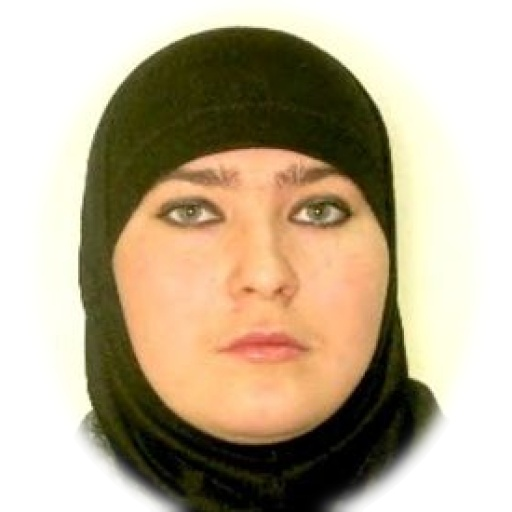
#> input picture photos/Low quality/ABILOVA_ELENA_2019-38789_61372455_c4c90d62f6.jpg, 512 x 512 px; its folder holds only this picture in this run
$ python recover_rejected_passport.py
#> lines starting #> are read from the running program, lines starting #| are printed output that depends on the picture
#!/usr/bin/env python3
"""
Recover rejected low-quality face images as passport-style white-background JPGs.

This is intentionally more permissive than the main standardization pipeline:
when a face detector fails, it still tries to center the visible subject and
produce a usable white-background output instead of rejecting the image again.
"""

from __future__ import annotations

import argparse
import csv
import hashlib
import math
import re
import time
import traceback
from dataclasses import dataclass
from pathlib import Path

import cv2
import numpy as np
from PIL import Image, ImageOps
from tqdm import tqdm


IMAGE_SUFFIXES = {".jpg", ".jpeg", ".png", ".webp", ".bmp"}


@dataclass(frozen=True)
class FaceDetection:
    box: tuple[int, int, int, int]
    confidence: float
    landmarks: dict[str, tuple[float, float]]
    backend: str

    @property
    def area(self) -> int:
        return max(0, self.box[2]) * max(0, self.box[3])


class TolerantFaceDetector:
    def __init__(self) -> None:
        self.face_cascades = [
            cv2.CascadeClassifier(cv2.data.haarcascades + "haarcascade_frontalface_default.xml"),
            cv2.CascadeClassifier(cv2.data.haarcascades + "haarcascade_frontalface_alt2.xml"),
            cv2.CascadeClassifier(cv2.data.haarcascades + "haarcascade_profileface.xml"),
        ]
        self.eye_cascade = cv2.CascadeClassifier(cv2.data.haarcascades + "haarcascade_eye_tree_eyeglasses.xml")

    def detect(self, image_rgb: np.ndarray) -> list[FaceDetection]:
        h, w = image_rgb.shape[:2]
        gray = cv2.cvtColor(image_rgb, cv2.COLOR_RGB2GRAY)
        scale = max(1.0, 420.0 / max(1, min(h, w)))
        if scale > 1.0:
            gray_work = cv2.resize(gray, None, fx=scale, fy=scale, interpolation=cv2.INTER_CUBIC)
        else:
            gray_work = gray

        detections: list[FaceDetection] = []
        for cascade in self.face_cascades:
            if cascade.empty():
                continue
            for neighbors in (3, 4, 5):
                faces = cascade.detectMultiScale(
                    gray_work,
                    scaleFactor=1.05,
                    minNeighbors=neighbors,
                    minSize=(24, 24),
                )
                for x, y, fw, fh in faces:
                    box = (
                        int(round(x / scale)),
                        int(round(y / scale)),
                        int(round(fw / scale)),
                        int(round(fh / scale)),
                    )
                    box = clamp_box(box, w, h)
                    landmarks = self._detect_eyes(gray, box)
                    confidence = 0.78 if landmarks else max(0.48, 0.68 - neighbors * 0.03)
                    detections.append(FaceDetection(box, confidence, landmarks, "opencv_haar_tolerant"))
        return non_max_suppression(detections)

    def _detect_eyes(self, gray: np.ndarray, box: tuple[int, int, int, int]) -> dict[str, tuple[float, float]]:
        x, y, w, h = box
        upper = gray[y : y + int(h * 0.64), x : x + w]
        if upper.size == 0 or self.eye_cascade.empty():
            return {}
        eyes = self.eye_cascade.detectMultiScale(upper, scaleFactor=1.06, minNeighbors=3, minSize=(8, 8))
        if len(eyes) < 2:
            return {}
        centers = sorted(
            [(x + ex + ew / 2.0, y + ey + eh / 2.0, ew * eh) for ex, ey, ew, eh in eyes],
            key=lambda item: item[2],
            reverse=True,
        )
        best_pair = None
        best_score = -1.0
        for i in range(min(5, len(centers))):
            for j in range(i + 1, min(6, len(centers))):
                p1, p2 = centers[i], centers[j]
                dx = abs(p1[0] - p2[0])
                dy = abs(p1[1] - p2[1])
                if dx < w * 0.16 or dx > w * 0.82 or dy > h * 0.28:
                    continue
                score = dx - dy * 1.4 + min(p1[2], p2[2]) * 0.001
                if score > best_score:
                    best_score = score
                    best_pair = (p1, p2)
        if best_pair is None:
            return {}
        left, right = sorted(best_pair, key=lambda p: p[0])
        return {"left_eye": (left[0], left[1]), "right_eye": (right[0], right[1])}


def parse_args() -> argparse.Namespace:
    parser = argparse.ArgumentParser(description="Recover rejected low-quality images as passport-style JPGs.")
    parser.add_argument(
        "--input_dir",
        default="data_processed/rejected/Low quality",
        help="Directory containing rejected images.",
    )
    parser.add_argument(
        "--output_dir",
        default="data_processed/passport_recovered/white_bg/Low quality",
        help="Directory for recovered white-background JPGs.",
    )
    parser.add_argument(
        "--report_path",
        default="data_processed/passport_recovered/recovery_report.csv",
        help="CSV report path.",
    )
    parser.add_argument("--size", type=int, default=512, help="Output size in pixels.")
    parser.add_argument("--jpeg_quality", type=int, default=95, help="Output JPEG quality.")
    parser.add_argument(
        "--target_face_ratio",
        type=float,
        default=0.68,
        help="Approximate target face height ratio in the final square image.",
    )
    return parser.parse_args()


def repo_root() -> Path:
    return Path(__file__).resolve().parents[1]


def resolve_path(value: str | Path) -> Path:
    path = Path(value)
    return path if path.is_absolute() else repo_root() / path


def list_images(input_dir: Path) -> list[Path]:
    return sorted(
        (p for p in input_dir.rglob("*") if p.is_file() and p.suffix.lower() in IMAGE_SUFFIXES),
        key=lambda p: str(p).casefold(),
    )


def load_rgb(path: Path) -> np.ndarray:
    with Image.open(path) as img:
        img = ImageOps.exif_transpose(img)
        img = img.convert("RGB")
        return np.asarray(img)


def normalize_passport_crop(
    image_rgb: np.ndarray,
    detector: TolerantFaceDetector,
    target_face_ratio: float,
) -> tuple[np.ndarray, dict[str, object]]:
    faces = sorted(detector.detect(image_rgb), key=lambda f: (f.area, f.confidence), reverse=True)
    h, w = image_rgb.shape[:2]
    method = "face"
    face_confidence = ""
    num_faces = len(faces)

    if faces:
        face = faces[0]
        image_rgb, face = align_by_eyes(image_rgb, face)
        x, y, fw, fh = face.box
        cx = x + fw / 2.0
        if face.landmarks:
            eye_y = float(np.mean([p[1] for p in face.landmarks.values()]))
            desired_eye_y = 0.40
            side = max(fw * 1.62, fh / target_face_ratio)
            cy = eye_y + (0.5 - desired_eye_y) * side
        else:
            side = max(fw * 1.68, fh / target_face_ratio)
            cy = y + fh * 0.52
        face_confidence = f"{face.confidence:.4f}"
        guide_box = face.box
    else:
        method = "subject_fallback"
        guide_box = subject_bbox(image_rgb)
        x, y, fw, fh = guide_box
        cx = x + fw / 2.0
        cy = y + fh * 0.48
        side = max(fw * 1.18, fh * 1.08, min(w, h) * 0.85)

    crop = square_crop_with_padding(image_rgb, cx, cy, int(round(side)))
    info = {
        "method": method,
        "num_faces_detected": num_faces,
        "face_confidence": face_confidence,
        "guide_box": ",".join(str(v) for v in guide_box),
    }
    return crop, info


def align_by_eyes(image_rgb: np.ndarray, face: FaceDetection) -> tuple[np.ndarray, FaceDetection]:
    left = face.landmarks.get("left_eye")
    right = face.landmarks.get("right_eye")
    if not left or not right:
        return image_rgb, face
    left, right = sorted((left, right), key=lambda p: p[0])
    angle = math.degrees(math.atan2(right[1] - left[1], right[0] - left[0]))
    if abs(angle) < 0.5:
        return image_rgb, face

    h, w = image_rgb.shape[:2]
    x, y, fw, fh = face.box
    center = (x + fw / 2.0, y + fh / 2.0)
    mat = cv2.getRotationMatrix2D(center, angle, 1.0)
    aligned = cv2.warpAffine(image_rgb, mat, (w, h), flags=cv2.INTER_LINEAR, borderMode=cv2.BORDER_REPLICATE)
    corners = np.asarray([transform_point(mat, p) for p in [(x, y), (x + fw, y), (x + fw, y + fh), (x, y + fh)]])
    x1, y1 = np.floor(corners.min(axis=0)).astype(int)
    x2, y2 = np.ceil(corners.max(axis=0)).astype(int)
    new_box = clamp_box((x1, y1, x2 - x1, y2 - y1), w, h)
    new_landmarks = {name: transform_point(mat, point) for name, point in face.landmarks.items()}
    return aligned, FaceDetection(new_box, face.confidence, new_landmarks, face.backend)


def remove_background_to_white(crop_rgb: np.ndarray, guide_box: tuple[int, int, int, int] | None = None) -> np.ndarray:
    original_rgb = crop_rgb
    original_h, original_w = original_rgb.shape[:2]
    original_guide_box = guide_box
    max_seg_side = 256
    scale = min(1.0, max_seg_side / float(max(original_h, original_w)))
    if scale < 1.0:
        crop_rgb = cv2.resize(
            original_rgb,
            (max(1, int(round(original_w * scale))), max(1, int(round(original_h * scale)))),
            interpolation=cv2.INTER_AREA,
        )
        if guide_box is not None:
            gx, gy, gw, gh = guide_box
            guide_box = (
                int(round(gx * scale)),
                int(round(gy * scale)),
                int(round(gw * scale)),
                int(round(gh * scale)),
            )

    h, w = crop_rgb.shape[:2]
    mask = np.full((h, w), cv2.GC_PR_BGD, dtype=np.uint8)
    border = max(2, int(min(w, h) * 0.035))
    mask[:border, :] = cv2.GC_BGD
    mask[-border:, :] = cv2.GC_BGD
    mask[:, :border] = cv2.GC_BGD
    mask[:, -border:] = cv2.GC_BGD

    if guide_box is None:
        rect = (border, border, max(1, w - 2 * border), max(1, h - 2 * border))
        cv2.ellipse(
            mask,
            (w // 2, int(h * 0.52)),
            (max(3, int(w * 0.32)), max(3, int(h * 0.42))),
            0,
            0,
            360,
            cv2.GC_FGD,
            -1,
        )
    else:
        x, y, bw, bh = guide_box
        pad_x = int(bw * 0.52)
        pad_top = int(bh * 0.55)
        pad_bottom = int(bh * 1.25)
        x1 = max(border, x - pad_x)
        y1 = max(border, y - pad_top)
        x2 = min(w - border, x + bw + pad_x)
        y2 = min(h - border, y + bh + pad_bottom)
        rect = (x1, y1, max(1, x2 - x1), max(1, y2 - y1))
        cv2.ellipse(
            mask,
            (int(x + bw / 2), int(y + bh * 0.56)),
            (max(3, int(bw * 0.67)), max(3, int(bh * 0.88))),
            0,
            0,
            360,
            cv2.GC_FGD,
            -1,
        )

    bg_model = np.zeros((1, 65), dtype=np.float64)
    fg_model = np.zeros((1, 65), dtype=np.float64)
    try:
        cv2.grabCut(crop_rgb, mask, rect, bg_model, fg_model, 2, cv2.GC_INIT_WITH_MASK)
    except cv2.error:
        return composite_with_white(original_rgb, passport_limit_mask(original_h, original_w, original_guide_box))

    alpha = np.where((mask == cv2.GC_FGD) | (mask == cv2.GC_PR_FGD), 1.0, 0.0).astype(np.float32)
    alpha = keep_center_component(alpha)
    alpha = cv2.morphologyEx(alpha, cv2.MORPH_CLOSE, np.ones((9, 9), np.uint8))
    alpha = cv2.morphologyEx(alpha, cv2.MORPH_OPEN, np.ones((5, 5), np.uint8))
    alpha = cv2.GaussianBlur(alpha, (0, 0), sigmaX=2.0, sigmaY=2.0)
    alpha = np.clip(alpha, 0.0, 1.0)
    limit = passport_limit_mask(h, w, guide_box)
    alpha = np.minimum(alpha, limit)

    if alpha.mean() < 0.08 or alpha.mean() > 0.86:
        alpha = limit
    if scale < 1.0:
        alpha = cv2.resize(alpha, (original_w, original_h), interpolation=cv2.INTER_LINEAR)
        alpha = np.clip(alpha, 0.0, 1.0)
    return composite_with_white(original_rgb, alpha)


def composite_with_white(image_rgb: np.ndarray, alpha: np.ndarray) -> np.ndarray:
    white = np.full_like(image_rgb, 255)
    out = image_rgb.astype(np.float32) * alpha[:, :, None] + white.astype(np.float32) * (1.0 - alpha[:, :, None])
    out = np.clip(out, 0, 255).round().astype(np.uint8)
    out[alpha <= 0.01] = (255, 255, 255)
    return out


def keep_center_component(alpha: np.ndarray) -> np.ndarray:
    binary = (alpha > 0.5).astype(np.uint8)
    count, labels, stats, centroids = cv2.connectedComponentsWithStats(binary, connectivity=8)
    if count <= 1:
        return alpha
    h, w = alpha.shape[:2]
    center = np.array([w / 2.0, h / 2.0])
    best_label = 1
    best_score = -1.0
    for label in range(1, count):
        area = stats[label, cv2.CC_STAT_AREA]
        distance = np.linalg.norm(centroids[label] - center)
        score = float(area) - float(distance) * 5.0
        if score > best_score:
            best_score = score
            best_label = label
    return (labels == best_label).astype(np.float32)


# [13 lines left out: function ellipse_mask, not called in this run]


def passport_limit_mask(height: int, width: int, guide_box: tuple[int, int, int, int] | None) -> np.ndarray:
    if guide_box is None:
        return ellipse_mask(height, width)

    x, y, w, h = clamp_box(guide_box, width, height)
    mask = np.zeros((height, width), dtype=np.float32)
    center = (int(x + w / 2), int(y + h * 0.62))
    axes = (max(8, int(w * 0.92)), max(8, int(h * 1.22)))
    cv2.ellipse(mask, center, axes, 0, 0, 360, 1.0, -1)

    shoulder_center = (int(x + w / 2), min(height - 1, int(y + h * 1.65)))
    shoulder_axes = (max(10, int(w * 1.25)), max(8, int(h * 0.52)))
    cv2.ellipse(mask, shoulder_center, shoulder_axes, 0, 180, 360, 1.0, -1)

    mask = cv2.GaussianBlur(mask, (0, 0), sigmaX=2.5, sigmaY=2.5)
    return np.clip(mask, 0.0, 1.0)


# [14 lines left out: function subject_bbox, not called in this run]


def square_crop_with_padding(image_rgb: np.ndarray, cx: float, cy: float, side: int) -> np.ndarray:
    h, w = image_rgb.shape[:2]
    side = max(24, side)
    x1 = int(round(cx - side / 2))
    y1 = int(round(cy - side / 2))
    x2 = x1 + side
    y2 = y1 + side
    pad_left = max(0, -x1)
    pad_top = max(0, -y1)
    pad_right = max(0, x2 - w)
    pad_bottom = max(0, y2 - h)
    if any((pad_left, pad_top, pad_right, pad_bottom)):
        image_rgb = cv2.copyMakeBorder(
            image_rgb,
            pad_top,
            pad_bottom,
            pad_left,
            pad_right,
            borderType=cv2.BORDER_CONSTANT,
            value=(255, 255, 255),
        )
        x1 += pad_left
        x2 += pad_left
        y1 += pad_top
        y2 += pad_top
    return image_rgb[y1:y2, x1:x2]


def safe_name(path: Path, input_dir: Path) -> str:
    try:
        rel = path.relative_to(input_dir)
    except ValueError:
        rel = Path(path.name)
    digest = hashlib.sha1(str(rel).encode("utf-8")).hexdigest()[:10]
    stem = re.sub(r"[^a-zA-Z0-9._-]+", "_", path.stem).strip("._-")[:100] or "image"
    return f"{stem}_{digest}.jpg"


def save_jpeg(image_rgb: np.ndarray, path: Path, quality: int) -> None:
    path.parent.mkdir(parents=True, exist_ok=True)
    Image.fromarray(image_rgb).save(path, format="JPEG", quality=quality, optimize=True)


def clamp_box(box: tuple[int, int, int, int], width: int, height: int) -> tuple[int, int, int, int]:
    x, y, w, h = box
    x = max(0, min(int(x), width - 1))
    y = max(0, min(int(y), height - 1))
    w = max(1, min(int(w), width - x))
    h = max(1, min(int(h), height - y))
    return x, y, w, h


# [6 lines left out: function transform_point, not called in this run]


def non_max_suppression(detections: list[FaceDetection], threshold: float = 0.35) -> list[FaceDetection]:
    kept: list[FaceDetection] = []
    for detection in sorted(detections, key=lambda f: (f.confidence, f.area), reverse=True):
        if all(iou(detection.box, previous.box) < threshold for previous in kept):
            kept.append(detection)
    return kept


def iou(a: tuple[int, int, int, int], b: tuple[int, int, int, int]) -> float:
    ax, ay, aw, ah = a
    bx, by, bw, bh = b
    x1, y1 = max(ax, bx), max(ay, by)
    x2, y2 = min(ax + aw, bx + bw), min(ay + ah, by + bh)
    intersection = max(0, x2 - x1) * max(0, y2 - y1)
    union = aw * ah + bw * bh - intersection
    return float(intersection / union) if union else 0.0


def main() -> int:
    args = parse_args()
    input_dir = resolve_path(args.input_dir)
    output_dir = resolve_path(args.output_dir)
    report_path = resolve_path(args.report_path)
    images = list_images(input_dir)
    detector = TolerantFaceDetector()
    rows: list[dict[str, object]] = []
    start = time.perf_counter()

    print(f"Input: {input_dir}")
    print(f"Output: {output_dir}")
    print(f"Total de imagens encontradas: {len(images)}")

    for path in tqdm(images, desc="Recovering passport photos", unit="img"):
        row: dict[str, object] = {
            "original_path": str(path),
            "output_path": "",
            "status": "",
            "reason": "",
            "original_width": "",
            "original_height": "",
            "output_width": args.size,
            "output_height": args.size,
            "method": "",
            "num_faces_detected": "",
            "face_confidence": "",
            "guide_box": "",
        }
        try:
            image = load_rgb(path)
#> in load_rgb, img is the input picture: PIL image 512x512 RGB; mean R, G, B 188, 173.4, 148.3
            row["original_height"], row["original_width"] = image.shape[:2]
            crop, info = normalize_passport_crop(image, detector, args.target_face_ratio)
#> the loop in detect, `for cascade in self.face_cascades:` made 3 passes
#> after the loop in detect, `for cascade in self.face_cascades:`: detections = 9 items
#> the loop in non_max_suppression, `for detection in sorted(detections, key=lambda f: (f.confidence, f.are..` made 9 passes
#> after the loop in non_max_suppression, `for detection in sorted(detections, key=lambda f: (f.confidence, f.are..`: kept = 2 items
#> in normalize_passport_crop, `num_faces = len(faces)`: num_faces = 2
#> in normalize_passport_crop, `x, y, fw, fh = face.box`: x = 96; y = 98; fw = 322
#> in normalize_passport_crop, `cx = x + fw / 2.0`: cx = 257
#> in normalize_passport_crop, `eye_y = float(np.mean([p[1] for p in face.landmarks.values()]))`: eye_y = 212
#> in normalize_passport_crop, `side = max(fw * 1.62, fh / target_face_ratio)`: side = 521.6
#> in normalize_passport_crop, `cy = eye_y + (0.5 - desired_eye_y) * side`: cy = 264.2
#> in normalize_passport_crop, `face_confidence = f"{face.confidence:.4f}"`: face_confidence = '0.7800'
#> in normalize_passport_crop, `guide_box = face.box`: guide_box = (96, 98, 322, 322)
#> in square_crop_with_padding, `x1 = int(round(cx - side / 2))`: x1 = -4
#> in square_crop_with_padding, `y1 = int(round(cy - side / 2))`: y1 = 3
#> in square_crop_with_padding, `x2 = x1 + side`: x2 = 518
#> in square_crop_with_padding, `y2 = y1 + side`: y2 = 525
#> in square_crop_with_padding, `pad_left = max(0, -x1)`: pad_left = 4
#> in square_crop_with_padding, `pad_top = max(0, -y1)`: pad_top = 0
#> in square_crop_with_padding, `pad_right = max(0, x2 - w)`: pad_right = 6
#> in square_crop_with_padding, `pad_bottom = max(0, y2 - h)`: pad_bottom = 13
#> in square_crop_with_padding, `image_rgb = cv2.copyMakeBorder( image_rgb, pad_top, pad_bottom, pad_le..`:
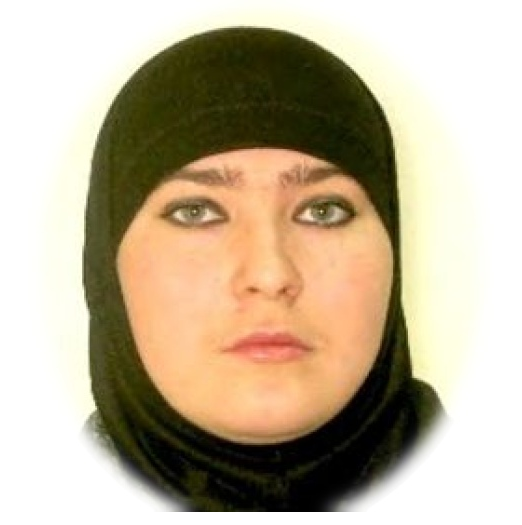
#> image_rgb: shape (525, 522, 3); mean of channels 0, 1, 2 190.9, 176.9, 152.9; drawn as R, G, B
#> in square_crop_with_padding, `x1 += pad_left`: x1 = 0
#> in square_crop_with_padding, `x2 += pad_left`: x2 = 522
#> in square_crop_with_padding, `return image_rgb[y1:y2, x1:x2]`:
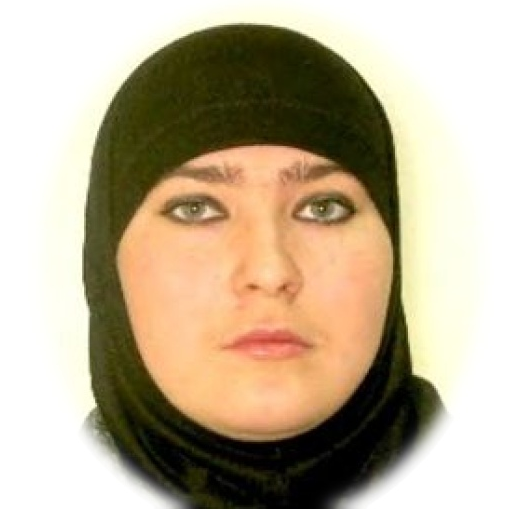
#> returned value: shape (522, 522, 3); mean of channels 0, 1, 2 190.6, 176.5, 152.4; drawn as R, G, B
#> info = {'method': 'face', 'num_faces_detected': 2, 'face_confidence': '0.7800', 'guide_box': '96,98,322,322'}
            resized = cv2.resize(crop, (args.size, args.size), interpolation=cv2.INTER_LANCZOS4)
            resized_faces = sorted(detector.detect(resized), key=lambda f: (f.area, f.confidence), reverse=True)
#> in detect (call 2), `gray = cv2.cvtColor(image_rgb, cv2.COLOR_RGB2GRAY)`:
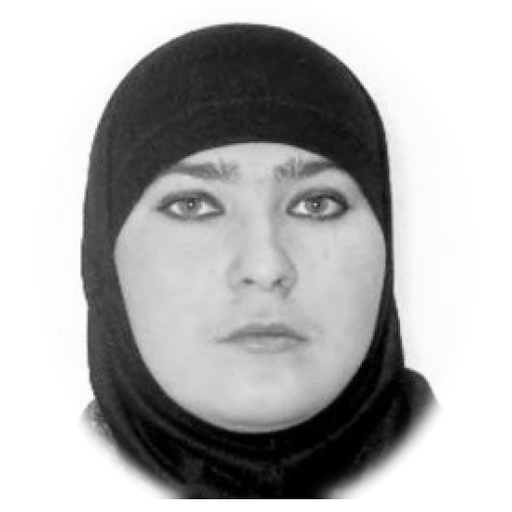
#> gray: shape (512, 512); min 0, max 255, mean 177.9
#> the loop in detect (call 2), `for cascade in self.face_cascades:` made 3 passes
#> pass 1, in _detect_eyes (call 10), `upper = gray[y : y + int(h * 0.64), x : x + w]`:
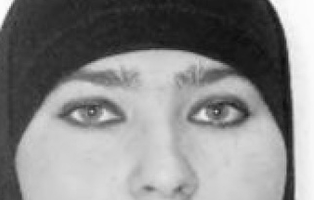
#> upper: shape (200, 314); min 13, max 253, mean 135.2
#> pass 2, in _detect_eyes (call 13), `upper = gray[y : y + int(h * 0.64), x : x + w]`:
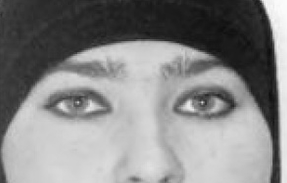
#> upper: shape (183, 287); min 13, max 251, mean 134.1
#> pass 3, in _detect_eyes (call 16), `upper = gray[y : y + int(h * 0.64), x : x + w]`:
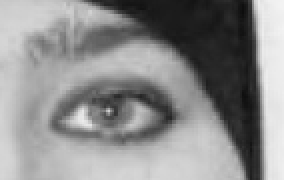
#> upper: shape (90, 142) (shown 2 times larger); min 13, max 243, mean 140.4
#> the loop in non_max_suppression (call 2), `for detection in sorted(detections, key=lambda f: (f.confidence, f.are..` made 9 passes
#> resized_faces = 2 items
            segmentation_guide = resized_faces[0].box if resized_faces else None
#> segmentation_guide = (99, 93, 314, 314)
            white = remove_background_to_white(resized, segmentation_guide)
#> in remove_background_to_white, `gx, gy, gw, gh = guide_box`: gx = 99; gy = 93; gw = 314
#> in remove_background_to_white, `guide_box = ( int(round(gx * scale)), int(round(gy * scale)), int(roun..`: guide_box = (50, 46, 157, 157)
#> in remove_background_to_white, `x, y, bw, bh = guide_box`: x = 50; y = 46; bw = 157
#> in remove_background_to_white, `pad_x = int(bw * 0.52)`: pad_x = 81
#> in remove_background_to_white, `pad_top = int(bh * 0.55)`: pad_top = 86
#> in remove_background_to_white, `pad_bottom = int(bh * 1.25)`: pad_bottom = 196
#> in remove_background_to_white, `x1 = max(border, x - pad_x)`: x1 = 8
#> in remove_background_to_white, `x2 = min(w - border, x + bw + pad_x)`: x2 = 248
#> in remove_background_to_white, `rect = (x1, y1, max(1, x2 - x1), max(1, y2 - y1))`: rect = (8, 8, 240, 240)
#> in remove_background_to_white, `cv2.ellipse( mask, (int(x + bw / 2), int(y + bh * 0.56)), (max(3, int(..`:
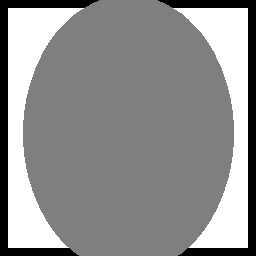
#> mask: shape (256, 256); min 0, max 2, mean 1.12; drawn with min black and max white
#> (the rest of the program and of its run is left out)
